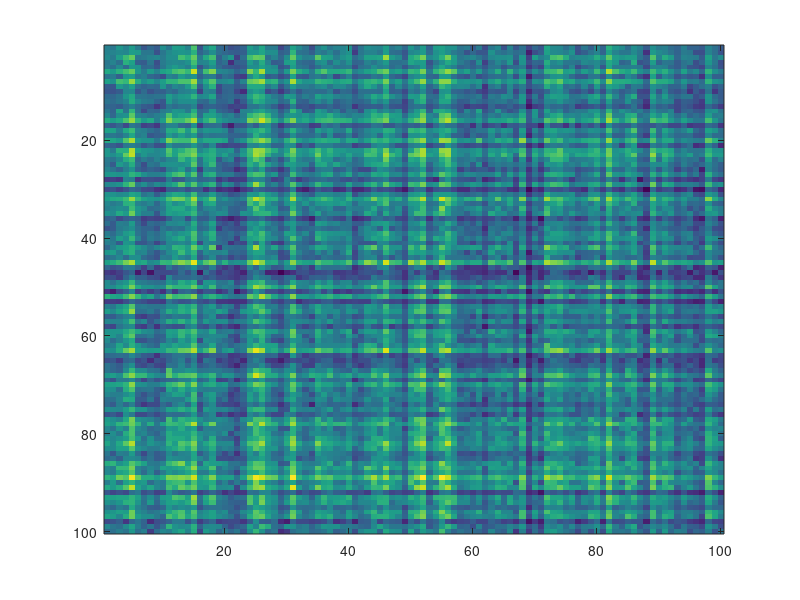
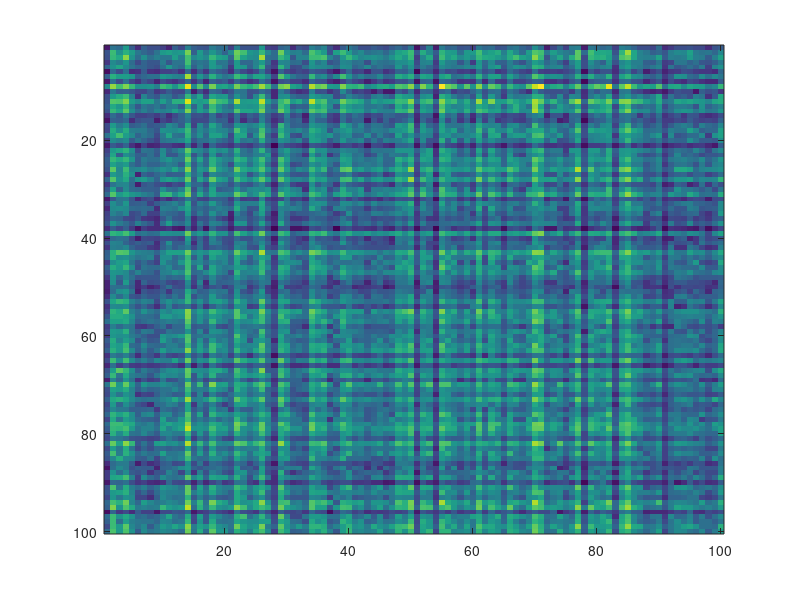
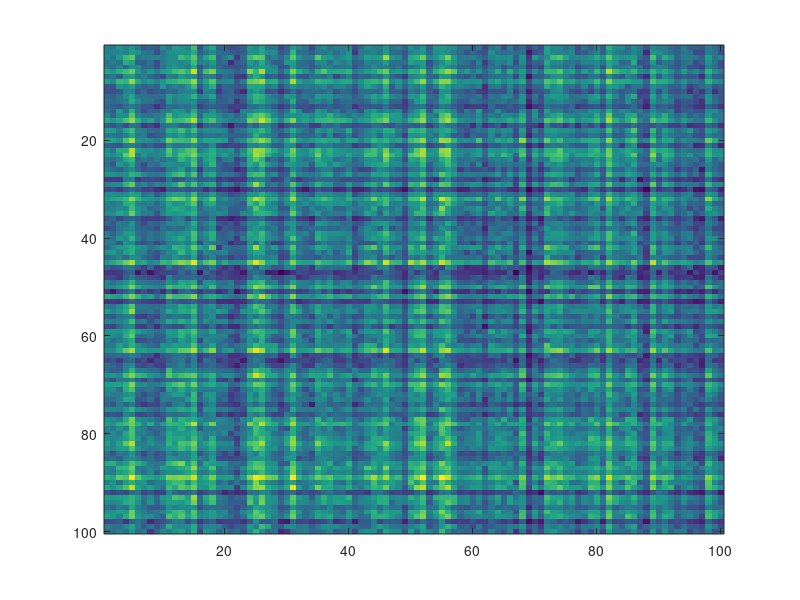

Write the MATLAB code that produced these figures, in order.
clear; close all; clc;

% 行列のサイズ
I = 100; % Xの行数
J = 100; % Xの列数
K = 10; % 基底数

% パラメータ
nItr = 1000; % 更新式の反復回数

% 非負観測行列の生成
trueW = rand(I, K); % 非負乱数（開区間(0, 1)）
trueH = rand(K, J); % 非負乱数（開区間(0, 1)）
X = trueW * trueH; % ランクKの非負観測行列

% Xの表示
figure; imagesc(X);

% NMF変数の乱数初期化
W = rand(I, K);
H = rand(K, J);

% 初期値の観測行列
Xhat = W*H;

figure; imagesc(Xhat);

% Eu-NMFの更新式
for iItr = 1:nItr
    W = W .* ( (X*H.') ./ (W*(H*H.')) );
    H = H .* ( (W.'*X) ./ ((W.'*W)*H) );
end

% 近似された観測行列
Xhat = W*H;

figure; imagesc(Xhat);

% 宿題（ステップ1）
% Eu-NMFのコスト関数（フロベニウスノルムの二乗値）を
% 反復ごとに計算して「横軸反復回数vs縦軸コスト関数値」
% のグラフを描いてみてください